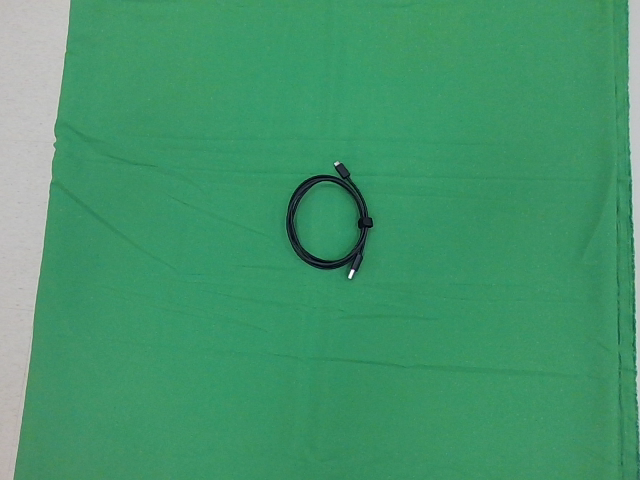
#> input picture REGNet-V2/our_data/rgbd/4/color.png, 640 x 480 px, found by its file name
$ python point_npy_gen.py
#> lines starting #> are read from the running program, lines starting #| are printed output that depends on the picture
import numpy as np
import cv2
image_num = 4
rgb = cv2.imread(f'./{image_num}/color.png')[:, :, ::-1]  # BGR to RGB
depth = cv2.imread(f'./{image_num}/depth.png', cv2.IMREAD_UNCHANGED)  # depth should be uint16 or float
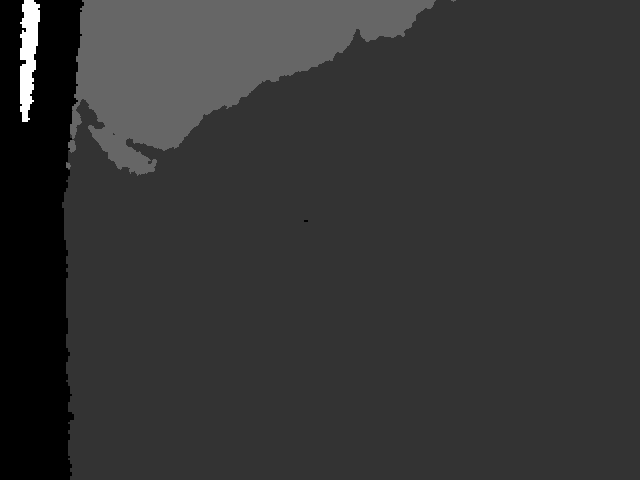
#> input picture REGNet-V2/our_data/rgbd/4/depth.png, 640 x 480 px, found by its file name
#> depth is the input picture: shape (480, 640) uint16; min 0, max 1427, mean 439.6

fx = 366.454  # 焦距 (x 軸)
fy = 366.530  # 焦距 (y 軸)
cx = 316.605          # 主點 (中心 x)
cy = 241.725          # 主點 (中心 y)

h, w = depth.shape
#> h = 480; w = 640
i, j = np.meshgrid(np.arange(w), np.arange(h))

# 深度圖可能是 uint16（例如 Kinect2），你要轉成 meters
depth_m = depth.astype(np.float32) / 1000.0  # 假設單位為 mm
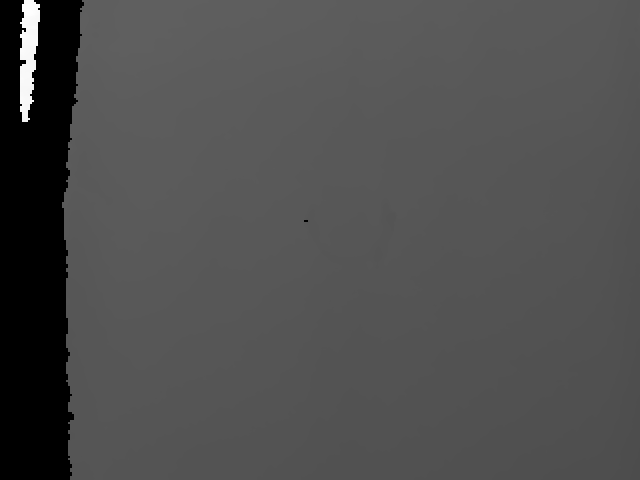
#> depth_m: shape (480, 640) float32; min 0, max 1.43, mean 0.44; drawn with min black and max white

z = depth_m
x = (i - cx) * z / fx
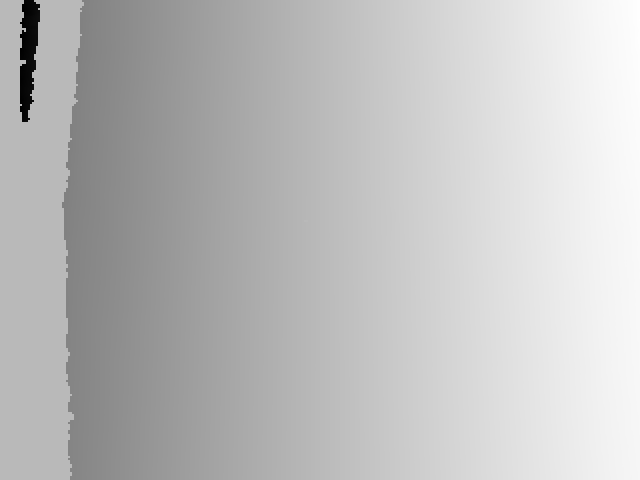
#> x: shape (480, 640) float64; min -1.14, max 0.43, mean 0.034; drawn with min black and max white
y = (j - cy) * z / fy
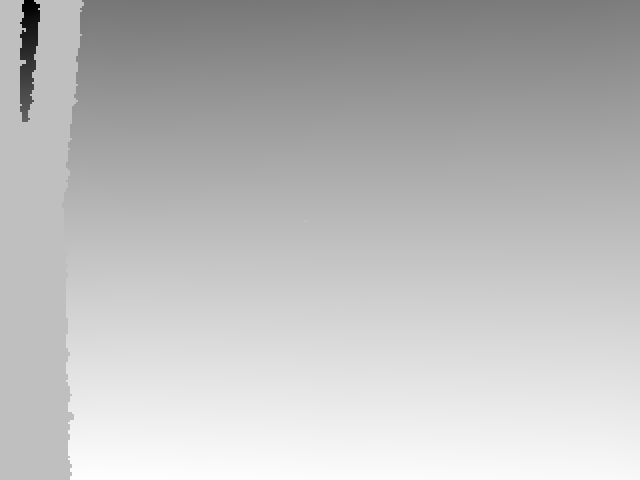
#> y: shape (480, 640) float64; min -0.929, max 0.308, mean -0.0114; drawn with min black and max white

points = np.stack((x, y, z), axis=2).reshape(-1, 3)
colors = rgb.reshape(-1, 3) / 255.0  # normalize RGB

# 去除深度為 0 的點
valid = (z > 0).reshape(-1)
points = points[valid]
colors = colors[valid]

pc = np.concatenate([points, colors], axis=1)  # shape (N, 6)
np.save(f"./{image_num}/pointcloud.npy", pc)
